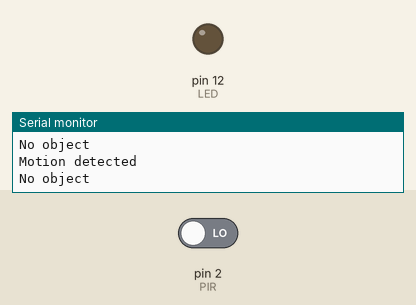
This sketch was run on a simulated Arduino Uno, built with avr-gcc and run on an emulated ATmega328P. Parts: output pins drawn as LEDs (lit = HIGH), the last lines printed to the serial monitor. Inputs (shaded band) come from the test bench; at power-on: pin 2 (PIR) LOW.

Above: at 10.8 s.
10.9 s: pin 2 (PIR) driven HIGH
At 16.3 s:
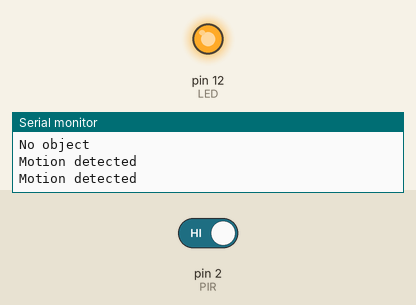
16.9 s: pin 2 (PIR) driven LOW
At 21.4 s:
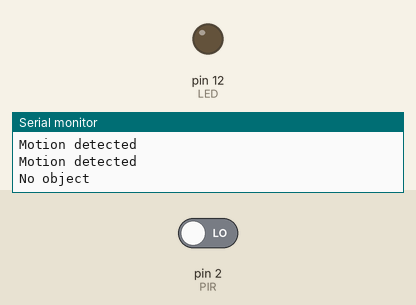
Timing chart, 0 to 22.9 s (numbered marks = the images above; inputs shaded):
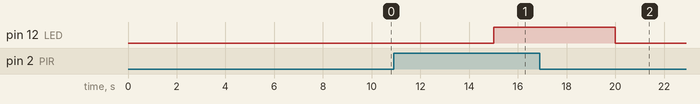

Measured:
- after the input at 10.9 s, pin 12 (LED): LOW → HIGH after 4.1 s
- after the input at 16.9 s, pin 12 (LED): HIGH → LOW after 3.1 s

The sketch:

object-detection.ino
```cpp
#define PIR 2
#define LED 12
void setup()
{
  Serial.begin(115200);
  pinMode(PIR,INPUT);
  pinMode(LED,OUTPUT);
}
void loop()
{
  int l=digitalRead(PIR);
  Serial.println("Motion detected");
  if(l>0)
  {
    digitalWrite(LED,HIGH);
    Serial.println("Motion detected");
  }
   else
   {
    digitalWrite(LED,LOW);
    Serial.println("No object");
   }
  delay(5000);
}
```
